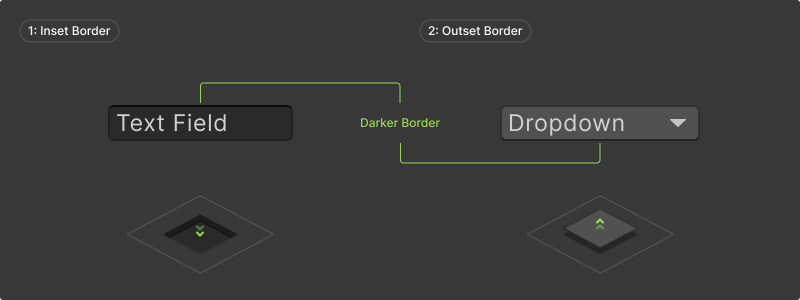
#> input picture capture/original/cp/Accent Borders.png, 1600 x 600 px (shown at 1/2 size)
$ python frame.py '../original/cp/Accent Borders.png' '../original/cp/Accent Borders.png' '../original/cp/Accent Borders.png'
#> lines starting #> are read from the running program, lines starting #| are printed output that depends on the picture; after the words box and inside, x2 and y2 are one past the last pixel; in counts of white or black regions, pixels touching at a corner belong together
"""Frame a raw Editor capture in the foundations.unity.com screenshot style."""
import sys
def _efds_font(n):
    # Windows fonts when present; elsewhere the bundled Inter (capture/fonts) or the system monospace font
    import os as _o
    w = "C:/Windows/Fonts/" + n
    if _o.path.exists(w): return w
    d = _o.path.dirname(_o.path.abspath(__file__))
    while not _o.path.isdir(_o.path.join(d, "fonts")) and _o.path.dirname(d) != d: d = _o.path.dirname(d)
    mono = [p for p in ("/System/Library/Fonts/Menlo.ttc", "/usr/share/fonts/truetype/dejavu/DejaVuSansMono-Bold.ttf") if _o.path.exists(p)]
    if n.startswith("consola") and mono: return mono[0]
    return _o.path.join(d, "fonts", "Inter-SemiBold.ttf" if n in ("segoeuib.ttf", "seguisb.ttf", "consolab.ttf") else "Inter-Regular.ttf")
from PIL import Image, ImageDraw, ImageFilter, ImageFont

src, title, out = sys.argv[1], sys.argv[2], sys.argv[3]
S = 2                               # render at 2x, export 1x + 2x
W, H = 1600 * S, 724 * S
bg = Image.new("RGB", (W, H))
#> bg: PIL image 3200x1448 RGB; every value is 0
d = ImageDraw.Draw(bg)
for y in range(H):                  # site backdrop: #292929 -> #242424
    t = y / H
    c = round(41 - 5 * t)
    d.line([(0, y), (W, y)], fill=(c, c, c))

cap = Image.open(src).convert("RGB")
content_h = 600 * S
content_w = round(cap.width * content_h / cap.height)
#> content_w = 3200
cap = cap.resize((content_w, content_h), Image.LANCZOS)
#> cap: PIL image 3200x1200 RGB
bar = 38 * S
ww, wh = content_w, content_h + bar
#> ww = 3200; wh = 1276
x0, y0 = (W - ww) // 2, (H - wh) // 2
#> x0 = 0; y0 = 86
r = 10 * S

# soft shadow
sh = Image.new("L", (W, H), 0)
#> sh: PIL image 3200x1448 L; every value is 0
ImageDraw.Draw(sh).rounded_rectangle([x0, y0 + 8 * S, x0 + ww, y0 + wh + 8 * S], r, fill=150)
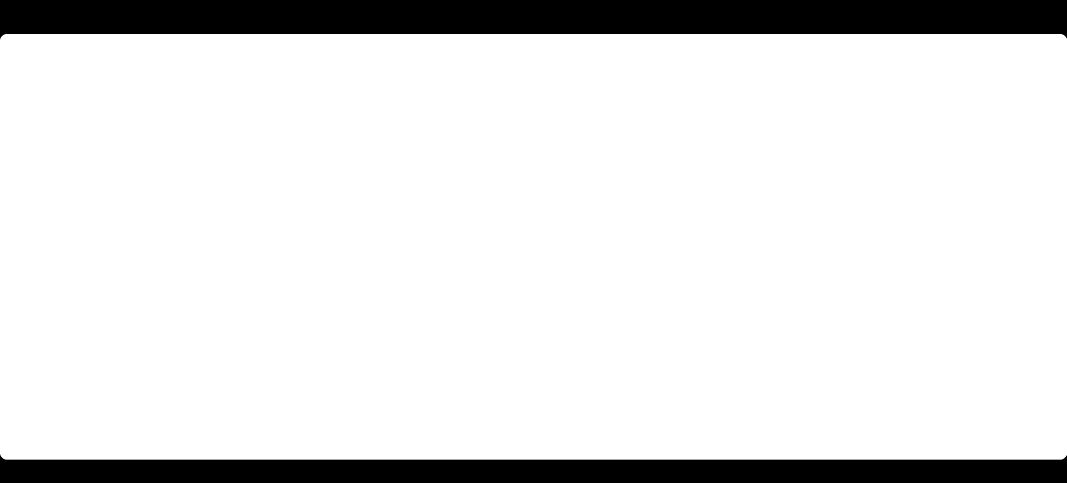
#> sh: PIL image 3200x1448 L (shown at 1/3 size); values 0 (black) and 150 (white), 88.2% white; 2 black regions, box (x1, y1, x2, y2) and area: (0, 0, 3200, 118) 326568, (0, 1363, 3200, 1448) 220968
sh = sh.filter(ImageFilter.GaussianBlur(18 * S))
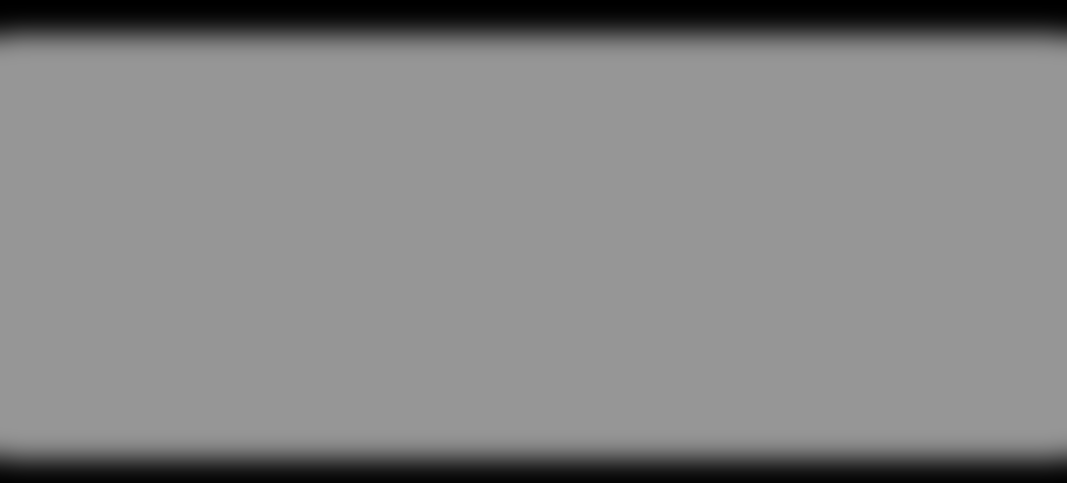
#> sh: PIL image 3200x1448 L (shown at 1/3 size); min 0, max 150, mean 132.2
bg.paste((0, 0, 0), (0, 0), sh)
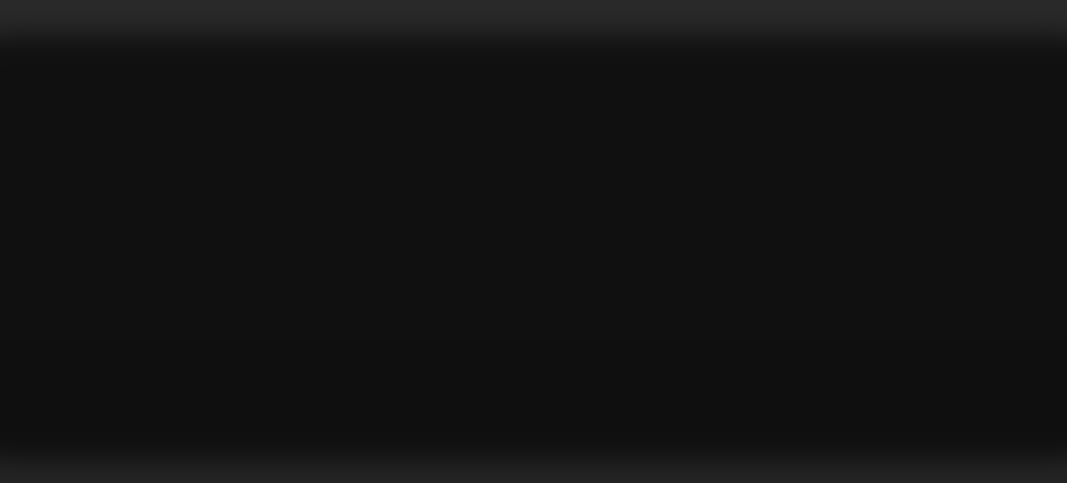
#> bg: PIL image 3200x1448 RGB (shown at 1/3 size); min 15, max 41, mean 18.5

win = Image.new("RGB", (ww, wh), (56, 56, 56))
#> win: PIL image 3200x1276 RGB; every value is 56
win.paste(cap, (0, bar))
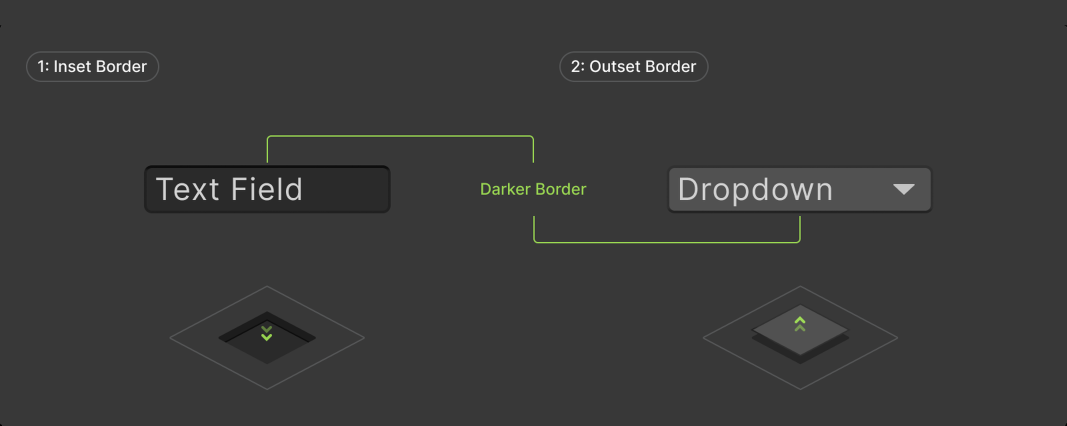
#> win: PIL image 3200x1276 RGB (shown at 1/3 size); mean R, G, B 57.5, 57.7, 57.3
wd = ImageDraw.Draw(win)
for i, col in enumerate([(255, 95, 87), (254, 188, 46), (40, 200, 64)]):
    cx, cy = 20 * S + i * 20 * S, bar // 2
    wd.ellipse([cx - 6 * S, cy - 6 * S, cx + 6 * S, cy + 6 * S], fill=col)
try:
    font = ImageFont.truetype(_efds_font("segoeuib.ttf"), 15 * S)
except OSError:
    font = ImageFont.load_default()
tw = wd.textlength(title, font=font)
#> tw = 491.6
wd.text(((ww - tw) / 2, bar / 2), title, font=font, fill=(196, 196, 196), anchor="lm")
wd.line([(0, bar - 1), (ww, bar - 1)], fill=(35, 35, 35), width=S)

mask = Image.new("L", (ww, wh), 0)
#> mask: PIL image 3200x1276 L; every value is 0
ImageDraw.Draw(mask).rounded_rectangle([0, 0, ww - 1, wh - 1], r, fill=255)
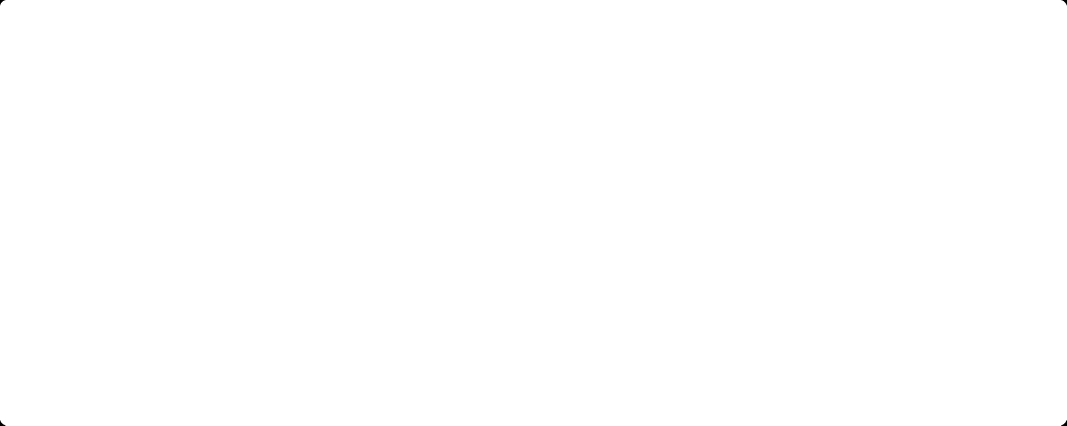
#> mask: PIL image 3200x1276 L (shown at 1/3 size); 100% white; 4 black regions, box (x1, y1, x2, y2) and area: (0, 0, 16, 16) 92, (3184, 0, 3200, 16) 92, (0, 1260, 16, 1276) 92, (3184, 1260, 3200, 1276) 92
bg.paste(win, (x0, y0), mask)
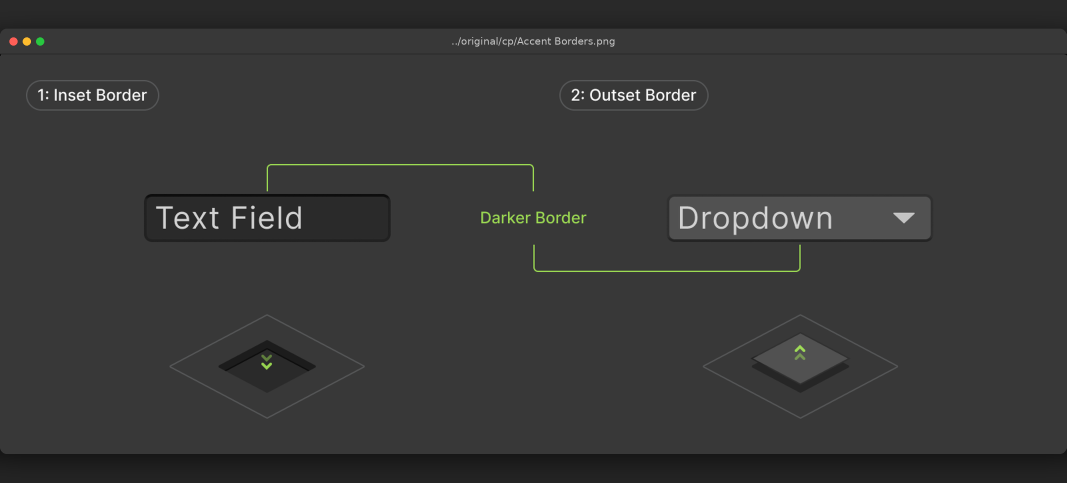
#> bg: PIL image 3200x1448 RGB (shown at 1/3 size); mean R, G, B 54.9, 55.1, 54.7
ImageDraw.Draw(bg).rounded_rectangle([x0, y0, x0 + ww - 1, y0 + wh - 1], r, outline=(90, 90, 90), width=S)

bg.save(out.replace(".png", "@2x.png"), optimize=True)
bg.resize((1600, 724), Image.LANCZOS).save(out, optimize=True)
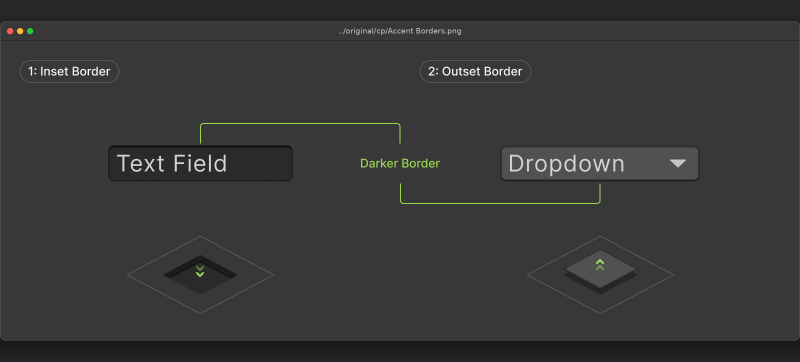
#> saved as Accent Borders.png: PIL image 1600x724 RGB (shown at 1/2 size); mean R, G, B 55, 55.2, 54.8
print("wrote", out)
